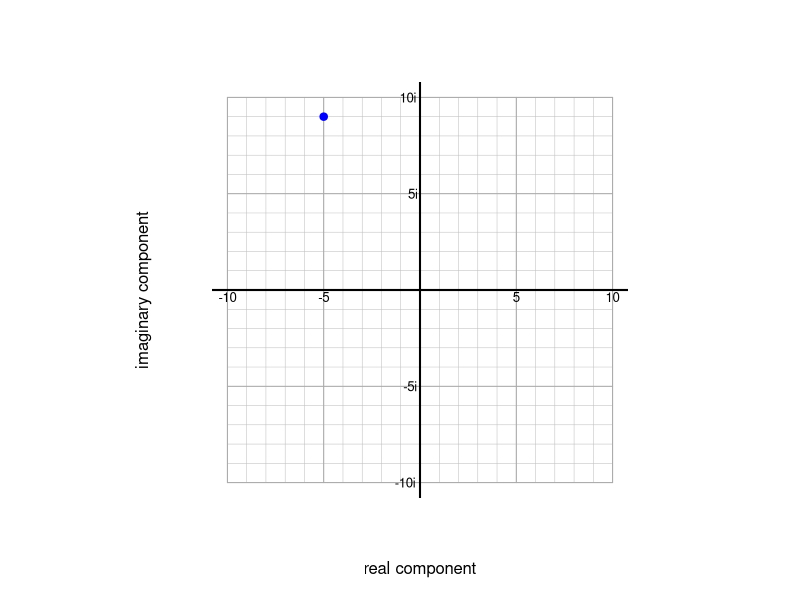

Source code (R):
## ---- chunk 1
options(scipen=999)
ab = sample(2:9,2)
a = ab[1]*sample(c(-1,1),1)
b = ab[2]*sample(c(-1,1),1)
cn = function(a,b){
  cn = gsub("+-","-",paste0(a,"+",b,"i"),fixed=TRUE)
  cn = gsub("0+0i","0",cn,fixed=TRUE)
  cn = gsub("+1i","+i",cn,fixed=TRUE)
  cn = gsub("-1i","-i",cn,fixed=TRUE)
  cn = gsub("+0i","",cn,fixed=TRUE)
  cn = gsub("-0i","",cn,fixed=TRUE)
  if(length(cn)>1 && substr(cn, start = 1, stop = 2)=="0+"){cn = gsub("0+","",cn,fixed=TRUE)}
  if(length(cn)>1 && substr(cn, start = 1, stop = 2)=="0-"){cn = gsub("0-","-",cn,fixed=TRUE)}
  return(cn)
}
cn1 = cn(a,b)
## ---- chunk 2
par(pty="s")
plot(0,0,type="n",xlim=c(-10,10),ylim=c(-10,10),lwd=2,ylab="imaginary component",xlab="real component",axes=F)
for(j in seq(-10,10,1)){
    lines(c(j,j),c(-10,10),lwd=0.5,col="grey")
    lines(c(-10,10),c(j,j),lwd=0.5,col="grey")
}
for(j in seq(-10,10,5)){
    lines(c(j,j),c(-10,10),lwd=1,col="darkgrey")
    lines(c(-10,10),c(j,j),lwd=1,col="darkgrey")
    if(j!=0){
        text(j,0,j,adj=c(0.5,1.2),cex=0.8)
        text(0,j,paste0(j,"i"),adj=c(1.2,0.5),cex=0.8)
    }
}
abline(h=0,lwd=2)
abline(v=0,lwd=2)
points(a,b,pch=20,cex=1.5,col="blue")
